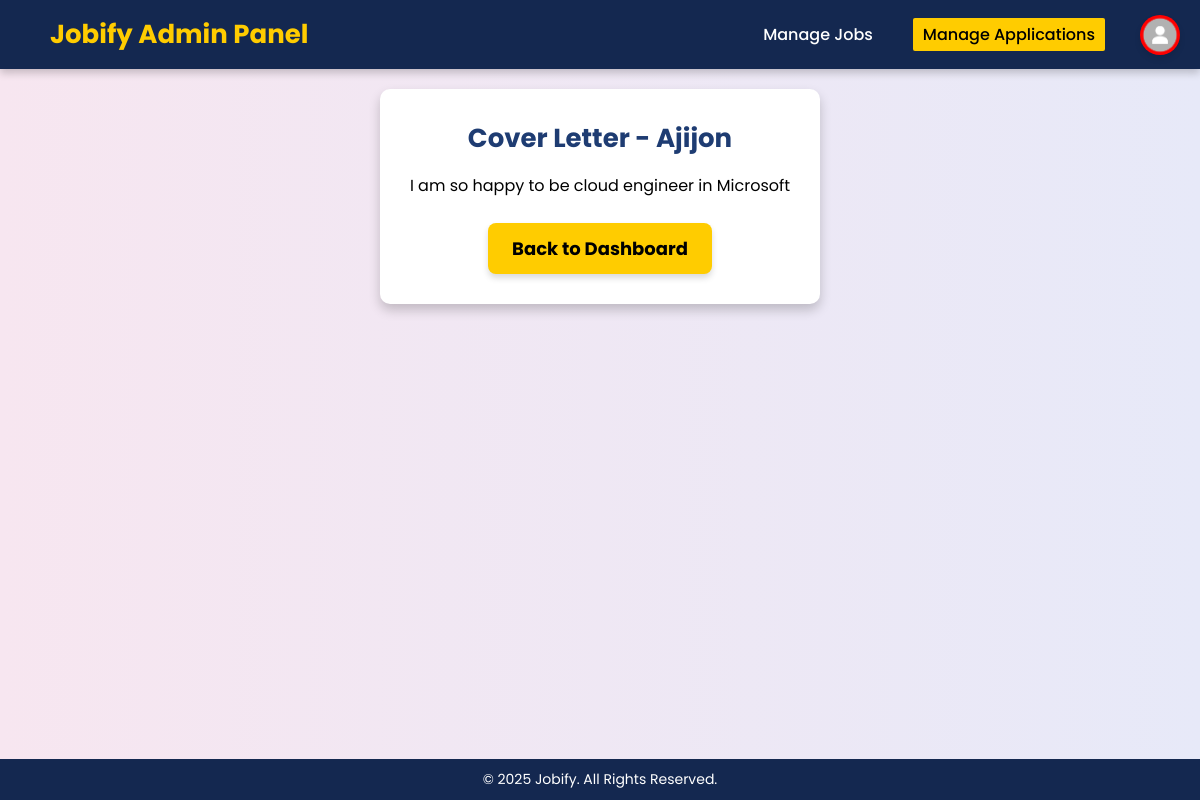
The app's page /cover-letter.php?id=8 (signed in) with its own data.
### tables this page shows
CREATE TABLE `applications` (
  `id` int(11) NOT NULL,
  `job_id` int(11) NOT NULL,
  `job_seeker_name` varchar(255) NOT NULL,
  `email` varchar(255) NOT NULL,
  `phone` varchar(20) NOT NULL,
  `resume` varchar(255) NOT NULL,
  `cover_letter` text NOT NULL,
  `status` enum('Pending','Shortlisted','Rejected') DEFAULT 'Pending',
  `applied_at` timestamp NOT NULL DEFAULT current_timestamp()
);

### cover-letter.php (the view, shortened to what this page needs)
<?php
include 'php/config.php';
$application_id = isset($_GET['id']) ? intval($_GET['id']) : 0;
$query = "SELECT cover_letter, job_seeker_name FROM applications WHERE id = ?";
$stmt = $conn->prepare($query);
$stmt->bind_param("i", $application_id);
$stmt->execute();
$result = $stmt->get_result();
$application = $result->fetch_assoc();
?>
<!DOCTYPE html>
<html lang="en">
<head>
    <link rel="stylesheet" href="css/style.css">
    <link rel="stylesheet" href="https://cdnjs.cloudflare.com/ajax/libs/font-awesome/6.7.2/css/all.min.css">
</head>
<body>
    <header>
        <div class="admin-logo">
            <h1 style="font-size: 26px;">Jobify Admin Panel</h1>
        </div>
        <nav>
            <ul>
                <li><a href="manage-jobs.php">Manage Jobs</a></li>
                <li><a href="manage-applications.php" class="active">Manage Applications</a></li>
                <div class="profile-icon" onclick="toggleSidebar()">
                    <img src="assets/images/profile.png" alt="Profile">
                </div>
            </ul>
        </nav>
    </header>
    <main class="dashboard-container">
        <h2>Cover Letter - <?= htmlspecialchars($application['job_seeker_name']) ?></h2>
        <p class="cover-letter-text"><?= nl2br(htmlspecialchars($application['cover_letter'])) ?></p>
        <br>
        <a href="manage-applications.php" class="btn">Back to Dashboard</a>
    </main>
    <footer>
        <p>&copy; 2025 Jobify. All Rights Reserved.</p>
    </footer>
</body>
</html>

### css/style.css (style rules this page uses)
* { margin: 0; padding: 0; box-sizing: border-box; font-family: 'Poppins', 'Roboto', 'Arial', 'Helvetica Neue', sans-serif; -webkit-font-smoothing: antialiased; -moz-osx-font-smoothing: grayscale; }
html, body { height: 100%; display: flex; flex-direction: column; background: linear-gradient(90deg,#f7e6f0, #e7e9f8); color: #222; }
p { font-family: inherit; }
header { display: flex; justify-content: space-between; align-items: center; padding: 15px 50px; background: #142850; box-shadow: 0px 4px 8px rgba(0, 0, 0, 0.2); width: 100%; }
.admin-logo h1 { font-size: 22px; font-weight: bold; color: #ffcc00; text-decoration: none; cursor: pointer; }
nav ul { list-style: none; display: flex; margin-right: 30px; }
nav ul li { margin: 0 15px; }
nav ul li a { text-decoration: none; color: white; font-weight: 500; transition: 0.3s ease-in-out; padding: 5px 10px; cursor: pointer; }
nav ul li a.active { background: #ffcc00; color: black; border-radius: 2px; }
.hero h1, .hero-p, .hero ul li, .btn { position: relative; z-index: 1; }
.btn { display: inline-block; background: #ffcc00; color: black; padding: 12px 24px; text-decoration: none; font-weight: bold; border-radius: 8px; transition: 0.3s ease-in-out; font-size: 18px; box-shadow: 0px 4px 6px rgba(0, 0, 0, 0.15); }
footer { text-align: center; padding: 10px; background: #142850; color: white; font-size: 14px; width: 100%; margin-top: auto; }
.dashboard-container { max-width: 900px; background: white; color: black; padding: 30px; border-radius: 10px; box-shadow: 0px 6px 12px rgba(0, 0, 0, 0.2); margin: 20px auto; text-align: center; }
.dashboard-container h2, #manage-jobs h2 { font-size: 26px; color: #1e3c72; margin-bottom: 15px; }
.profile-icon { position: absolute; top: 15px; right: 20px; width: 40px; height: 40px; border-radius: 50%; background-color: red; overflow: hidden; cursor: pointer; transition: transform 0.3s ease; box-shadow: 0px 4px 6px rgba(0, 0, 0, 0.1); }
.profile-icon img { width: 100%; height: 100%; object-fit: cover; }

### records on screen
applications: job_seeker_name "Ajijon", cover_letter "I am so happy to be cloud engineer in Microsoft"
